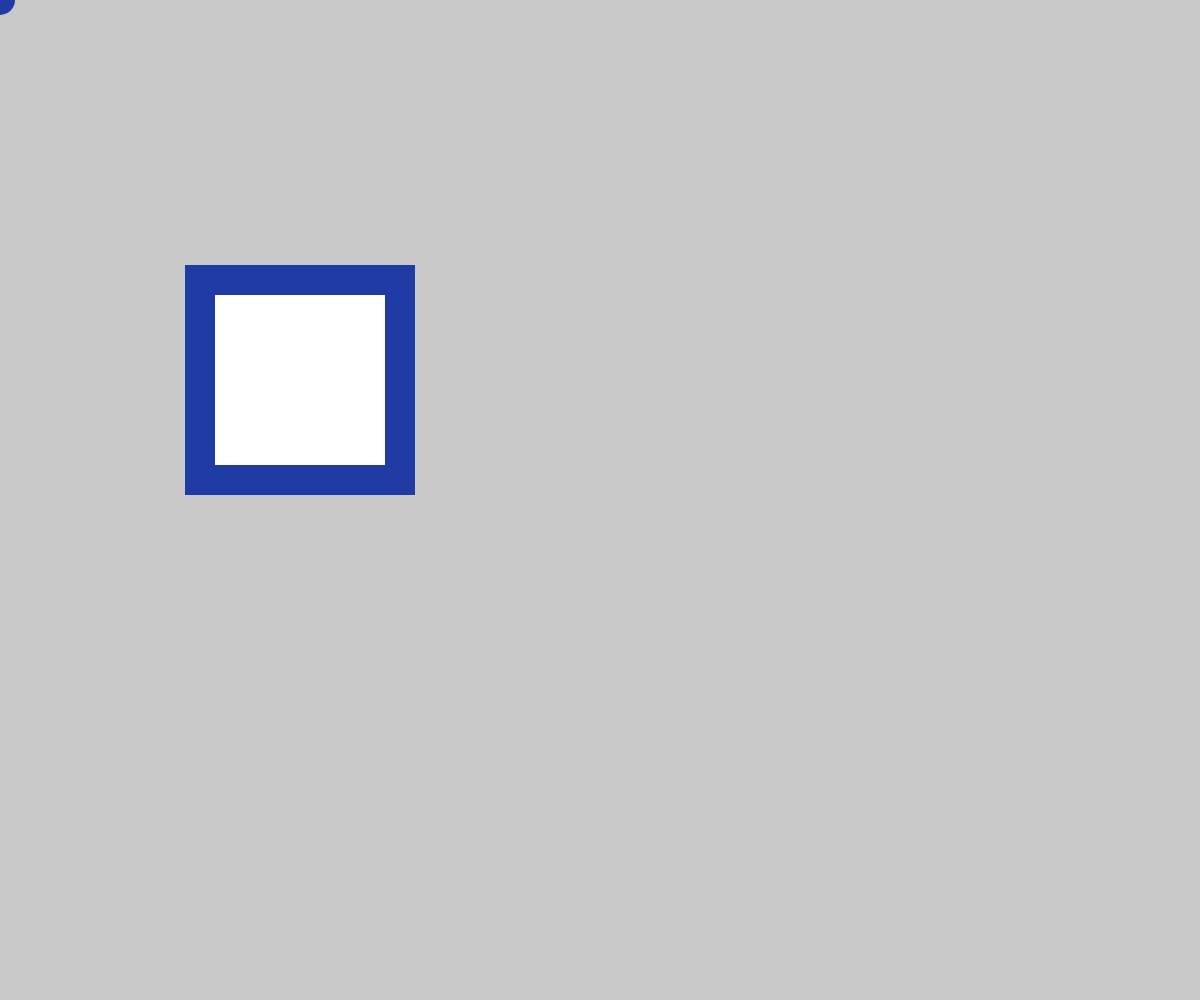
Frame 1 (no input)
Frame 60 (no input): identical to frame 1, image omitted
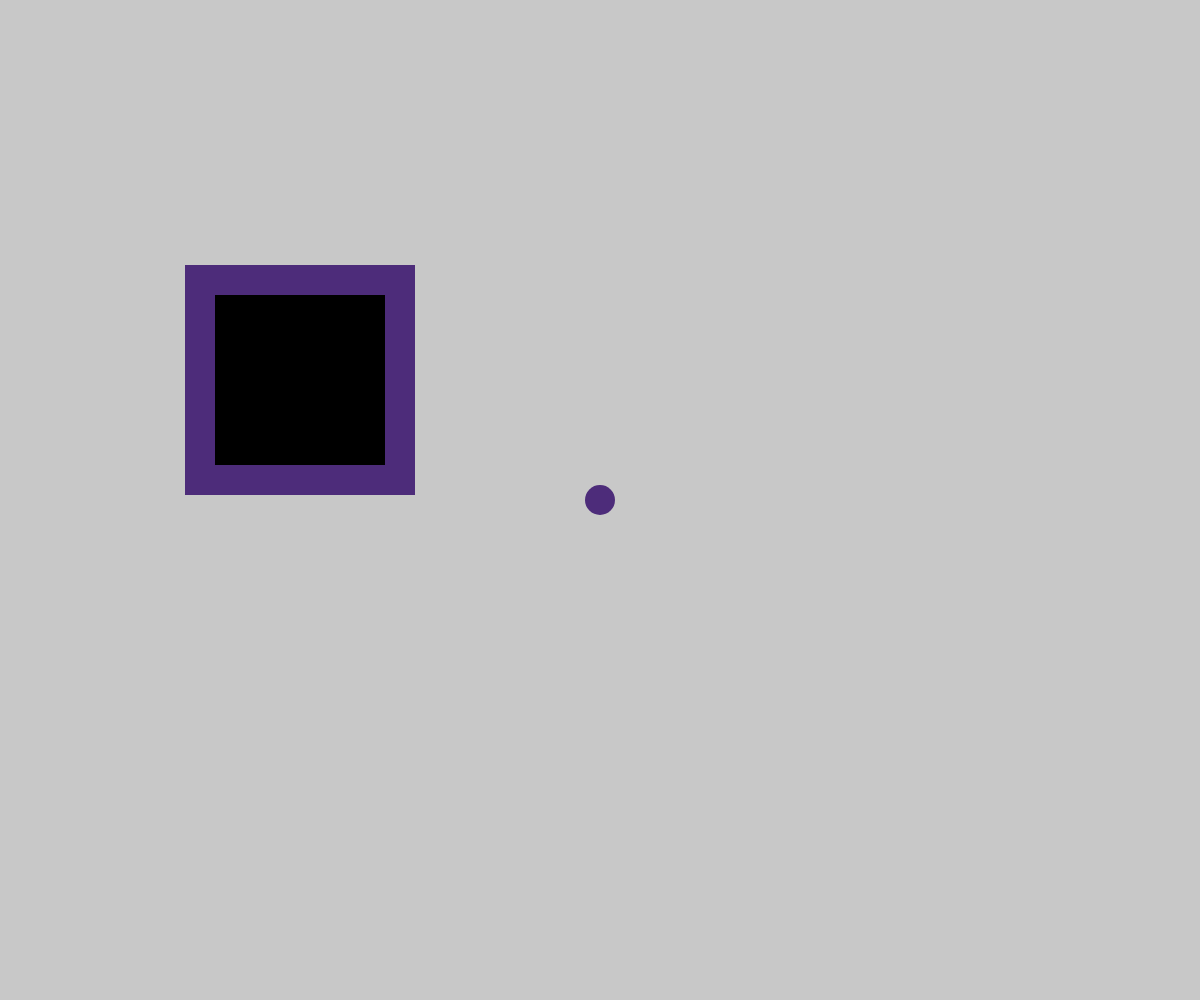
Frame 120 (the mouse pressed at the canvas centre since frame 60)

The p5.js sketch that drew these frames (run headless with seeded random() and noise() and a simulated clock; from frame 60 on, the mouse is pressed at the canvas centre):

// p5.js sketch
// ── sketch.js
let col, col1, col2;

function setup(){ 
 createCanvas(windowWidth,windowHeight); 
 background(0);
 noStroke();
 strokeWeight(30)
//noFill()

 col1 = color("#1f3ca5ff");
 col2 = color("#7a1c4eff");

}

function draw(){
background(200);

let pmx = pmouseX - 50;
let pmy = pmouseY - 50;
let mx = mouseX - 50;
let my = mouseY- 50; 

let i = map(mouseX,0,width,0,1)

 col = lerpColor(col1, col2,i)

 stroke(col);
 line(pmouseX, pmouseY,mouseX, mouseY);

 if (mouseIsPressed === true) {
   fill(0);
 } else {
   fill(255);
 }

 square(200, 280, 200);


}
